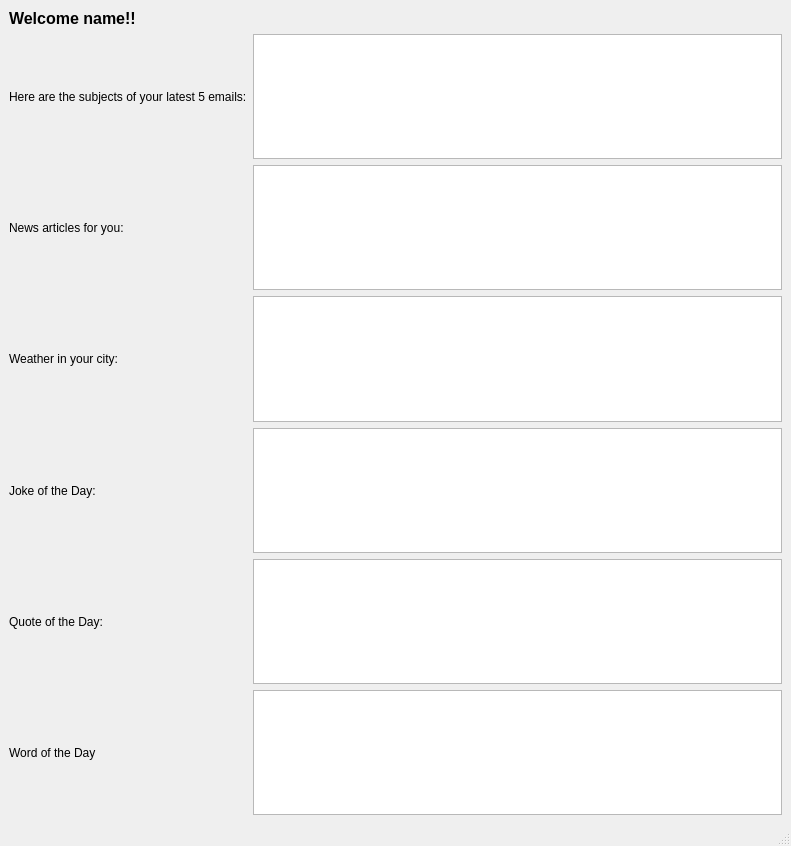
<?xml version="1.0" encoding="UTF-8"?>
<ui version="4.0">
 <class>MainWindow</class>
 <widget class="QMainWindow" name="MainWindow">
  <property name="geometry">
   <rect>
    <x>0</x>
    <y>0</y>
    <width>791</width>
    <height>846</height>
   </rect>
  </property>
  <property name="windowTitle">
   <string>Welcome!</string>
  </property>
  <widget class="QWidget" name="centralwidget">
   <layout class="QGridLayout" name="gridLayout_2">
    <item row="0" column="0">
     <widget class="QLabel" name="WelcomeLabel">
      <property name="font">
       <font>
        <pointsize>12</pointsize>
        <weight>75</weight>
        <bold>true</bold>
       </font>
      </property>
      <property name="text">
       <string>Welcome name!!</string>
      </property>
     </widget>
    </item>
    <item row="1" column="0">
     <layout class="QGridLayout" name="gridLayout">
      <item row="4" column="1">
       <widget class="QTextEdit" name="Quote">
        <property name="readOnly">
         <bool>true</bool>
        </property>
       </widget>
      </item>
      <item row="2" column="0">
       <widget class="QLabel" name="label_3">
        <property name="text">
         <string>Weather in your city:</string>
        </property>
       </widget>
      </item>
      <item row="3" column="1">
       <widget class="QTextEdit" name="Joke">
        <property name="readOnly">
         <bool>true</bool>
        </property>
       </widget>
      </item>
      <item row="1" column="0">
       <widget class="QLabel" name="label_2">
        <property name="text">
         <string>News articles for you:</string>
        </property>
       </widget>
      </item>
      <item row="0" column="0">
       <widget class="QLabel" name="label">
        <property name="text">
         <string>Here are the subjects of your latest 5 emails:</string>
        </property>
       </widget>
      </item>
      <item row="4" column="0">
       <widget class="QLabel" name="QuoteLbl">
        <property name="text">
         <string>Quote of the Day:</string>
        </property>
       </widget>
      </item>
      <item row="3" column="0">
       <widget class="QLabel" name="JokeLbl">
        <property name="text">
         <string>Joke of the Day:</string>
        </property>
       </widget>
      </item>
      <item row="5" column="0">
       <widget class="QLabel" name="WordLbl">
        <property name="text">
         <string>Word of the Day</string>
        </property>
       </widget>
      </item>
      <item row="0" column="1">
       <widget class="QTextEdit" name="Email">
        <property name="readOnly">
         <bool>true</bool>
        </property>
       </widget>
      </item>
      <item row="1" column="1">
       <widget class="QTextEdit" name="News">
        <property name="readOnly">
         <bool>true</bool>
        </property>
       </widget>
      </item>
      <item row="2" column="1">
       <widget class="QTextEdit" name="Weather">
        <property name="readOnly">
         <bool>true</bool>
        </property>
       </widget>
      </item>
      <item row="5" column="1">
       <widget class="QTextEdit" name="Word">
        <property name="readOnly">
         <bool>true</bool>
        </property>
       </widget>
      </item>
     </layout>
    </item>
   </layout>
  </widget>
  <widget class="QMenuBar" name="menubar">
   <property name="geometry">
    <rect>
     <x>0</x>
     <y>0</y>
     <width>791</width>
     <height>26</height>
    </rect>
   </property>
  </widget>
  <widget class="QStatusBar" name="statusbar"/>
 </widget>
 <resources/>
 <connections/>
</ui>
